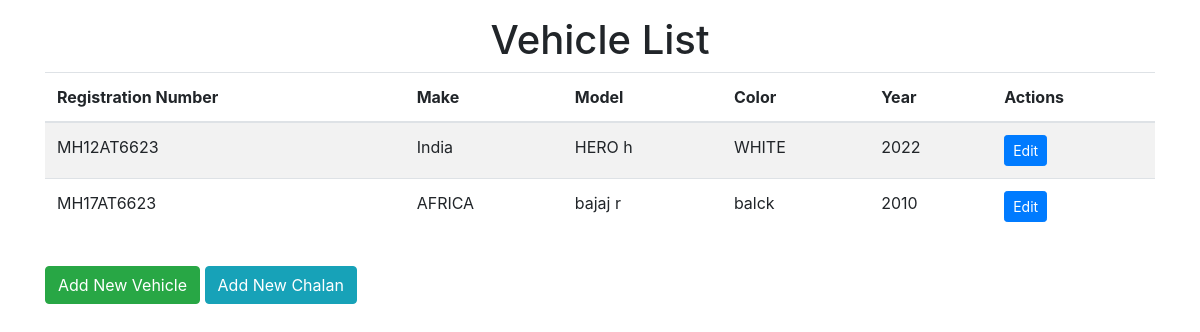
/api/vehicles/, run on the app's committed database.
### testapp/models.py (models this page shows, shortened)
class Vehicle(models.Model):
    owner = models.CharField(max_length=20)
    registration_number = models.CharField(max_length=20, unique=True)
    make = models.CharField(max_length=50)
    model = models.CharField(max_length=50)
    color = models.CharField(max_length=20)
    year = models.IntegerField()

### testapp/views.py (the view)
# urls.py: path('vehicles/', views.VehicalDetailsView, name='vehicle_list'),
def VehicalDetailsView(request):
    form=Vehicle.objects.all()
    template_name='testapp/vehical_show.html'
    context={'form':form}
    return render (request,template_name,context)

### templates/testapp/vehical_show.html
{% extends 'layout.html' %}
{% load crispy_forms_tags %}
{% block content %}
<div class="container">
    <h1 class="text-center">Vehicle List</h1>
    <table class="table table-striped">
        <thead>
            <tr>
                <th>Registration Number</th>
                <th>Make</th>
                <th>Model</th>
                <th>Color</th>
                <th>Year</th>
                <th>Actions</th>
            </tr>
        </thead>
        <tbody>
            {% for vehicle in form %}
            <tr>
                <td>{{ vehicle.registration_number }}</td>
                <td>{{ vehicle.make }}</td>
                <td>{{ vehicle.model }}</td>
                <td>{{ vehicle.color }}</td>
                <td>{{ vehicle.year }}</td>
                <td>
                    <a href="{% url 'vehicle_edit' vehicle.pk %}" class="btn btn-primary btn-sm">Edit</a>
                </td>
            </tr>
            {% endfor %}
        </tbody>
    </table>
    <a href="{% url 'vehicle_create' %}" class="btn btn-success mt-3">Add New Vehicle</a>
    <a href="{% url 'chalan_create' %}" class="btn btn-info mt-3">Add New Chalan</a>
</div>
{% endblock %}

### templates/layout.html (shortened to what this page needs)
<!DOCTYPE html>
<html lang="en">
<head>
    <link rel="stylesheet" href="https://stackpath.bootstrapcdn.com/bootstrap/4.5.0/css/bootstrap.min.css"
>
</head>
<body>
    <ul class="nav nav-pills" style="margin-left:70%;">
{% if user.is_authenticated %}
  <li class="nav-item active" >
    <a class="nav-link" href="{% url 'logout' %}" >Hello, {{user.username}} Logout</a>
  </li>
{% else %}
        <li class="nav-item active">
        <a class="nav-link " href="{% url 'signup' %}" ></a>
        </li>
        <li class="nav-item active" style="text-align:left;">
        <a class="nav-link" style="text-align:left;" href="{% url 'login' %}" > </a>
        </li>
{% endif %}
        </ul>
    {% block content %}
        {% endblock %}
</body>
</html>

### data on the page
Vehicle: registration_number "MH12AT6623", make "India", model "HERO h", color "WHITE", year "2022"
Vehicle: registration_number "MH17AT6623", make "AFRICA", model "bajaj r", color "balck", year "2010"
